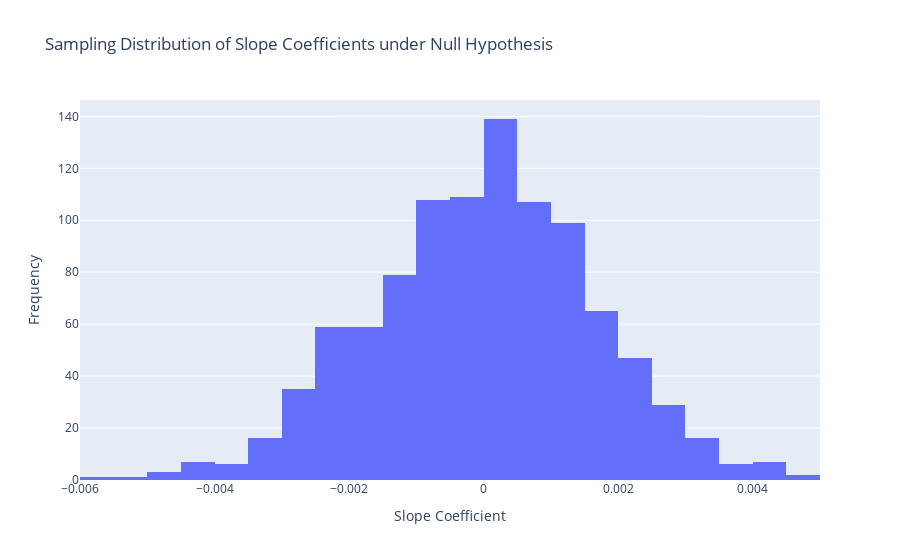

Notebook code for this chart:
### Markdown cell above
2.

### Code cell
import numpy as np
import seaborn as sns
import statsmodels.formula.api as smf
import plotly.express as px
import pandas as pd

# Load the Old Faithful Geyser dataset
old_faithful = sns.load_dataset('geyser')

# Parameters for the null hypothesis model
b0 = 1.65
b1 = 0  # no linear association
std_dev = 0.37  # standard deviation of error terms
n_simulations = 1000
slope_coefficients = []

# Perform simulations
for _ in range(n_simulations):
    # Simulate duration under the null hypothesis
    simulated_duration = b0 + b1 * old_faithful['waiting'] + np.random.normal(0, std_dev, len(old_faithful))
    
    # Create a simulated dataset
    simulated_data = pd.DataFrame({'waiting': old_faithful['waiting'], 'duration': simulated_duration})
    
    # Fit the regression model to the simulated dataset
    model = smf.ols('duration ~ waiting', data=simulated_data).fit()
    
    # Collect the slope coefficient for `waiting`
    slope_coefficients.append(model.params['waiting'])

# Convert slope coefficients to DataFrame for visualization
slope_df = pd.DataFrame(slope_coefficients, columns=['slope'])

# Visualize the sampling distribution of slope coefficients
fig = px.histogram(slope_df, x='slope', nbins=30, title='Sampling Distribution of Slope Coefficients under Null Hypothesis')
fig.update_layout(xaxis_title='Slope Coefficient', yaxis_title='Frequency')
fig.show()

### Figure 1 — Plotly figure (JSON) as saved in the notebook; plotly's stock layout.template omitted (floating-point values rounded to 4 significant figures; data arrays with more than 128 entries replaced by an {"elided": "..."} marker saying what was removed)
{"data": [{"alignmentgroup": "True", "bingroup": "x", "hovertemplate": "slope=%{x}<br>count=%{y}<extra></extra>", "legendgroup": "", "marker": {"color": "#636efa", "pattern": {"shape": ""}}, "name": "", "nbinsx": 30, "offsetgroup": "", "orientation": "v", "showlegend": false, "type": "histogram", "x": {"elided": "1000 float values"}, "xaxis": "x", "yaxis": "y"}], "layout": {"barmode": "relative", "legend": {"tracegroupgap": 0}, "title": {"text": "Sampling Distribution of Slope Coefficients under Null Hypothesis"}, "xaxis": {"anchor": "y", "domain": [0, 1], "title": {"text": "Slope Coefficient"}}, "yaxis": {"anchor": "x", "domain": [0, 1], "title": {"text": "Frequency"}}}}
